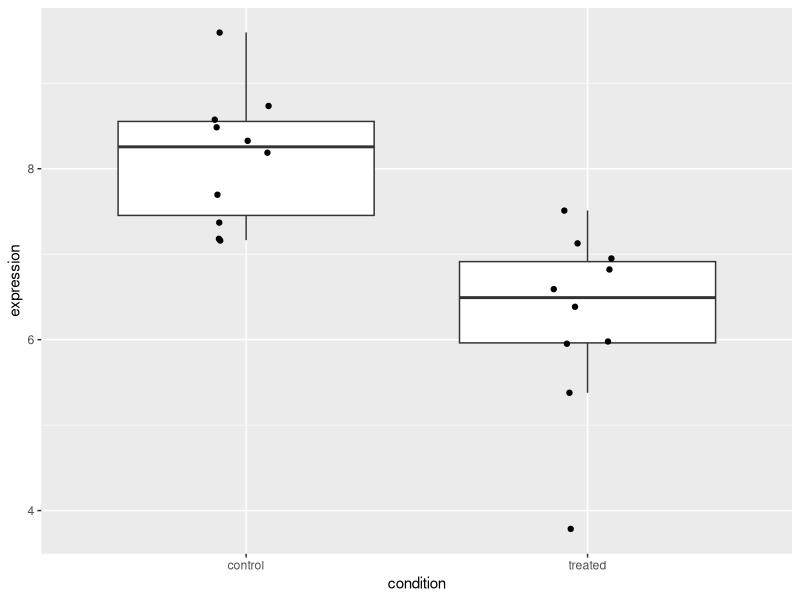
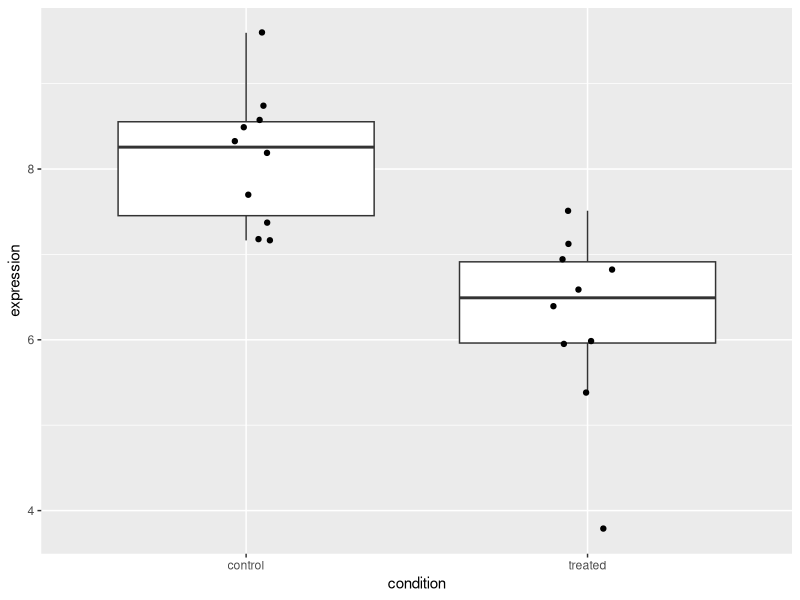

Generate these figures, in order, with R:
library(dplyr)
library(ggplot2)
set.seed(1)
exp_df<- data_frame(
  sample=paste0("s",1:20) ,
  condition = rep(c("control","treated"),each=10) ,
  expression = c(rnorm(10,mean = 8 , sd =1) , rnorm(10, mean = 6 ,sd=1))
)
exp_df$condition<-factor(exp_df$condition,levels = c("control","treated"))

ggplot(exp_df, aes(x = condition, y = expression)) +
  geom_boxplot(outlier.shape = NA) +
  geom_jitter(width = 0.1)
ggsave("boxplot.png")
